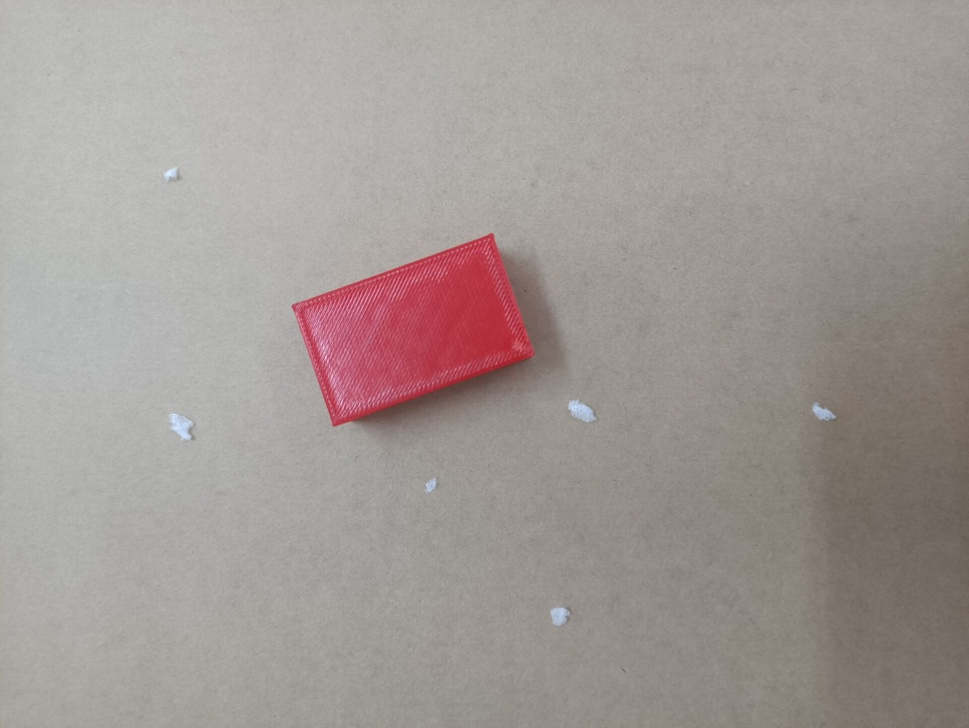
#> input picture image/zy.jpg, 969 x 728 px, shrunk from 1920 x 1442 before the run, found by its file name
$ python rectangle.py
#> lines starting #> are read from the running program, lines starting #| are printed output that depends on the picture; after the words box and inside, x2 and y2 are one past the last pixel; in counts of white or black regions, pixels touching at a corner belong together
from cv2 import cv2 as cv
from matplotlib import pyplot as plt
import numpy as np

# 显示图像函数
def cv_show(name, img):
    cv.imshow(name, img)
    k = cv.waitKey(0)
    if k == 27:
        cv.destroyAllWindows()

img = cv.imread('image/zy.jpg')
#> img is the input picture: shape (728, 969, 3); mean B, G, R 150, 153.5, 161.7
hsv = cv.cvtColor(img, cv.COLOR_BGR2HSV)  # 将bgr模式转换成hsv模式
#> hsv: shape (728, 969, 3); mean H, S, V 25.6, 20.4, 161.9

# 获取红色阈值
lower_red = np.array([160, 100, 100])
upper_red = np.array([179, 255, 255])

# 获取掩模
mask = cv.inRange(hsv, lower_red, upper_red)
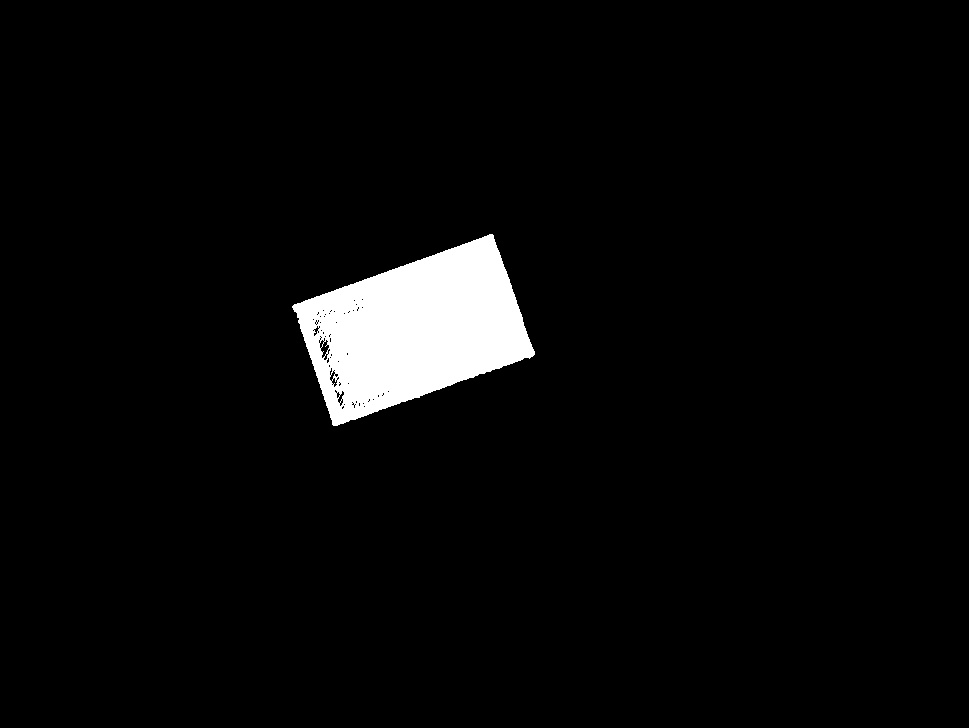
#> mask: shape (728, 969); 3.8% white; 1 white region, box (x1, y1, x2, y2) and area: (292, 234, 535, 426) 27116
# 与操作获得结果
res = cv.bitwise_and(img, img, mask=mask)
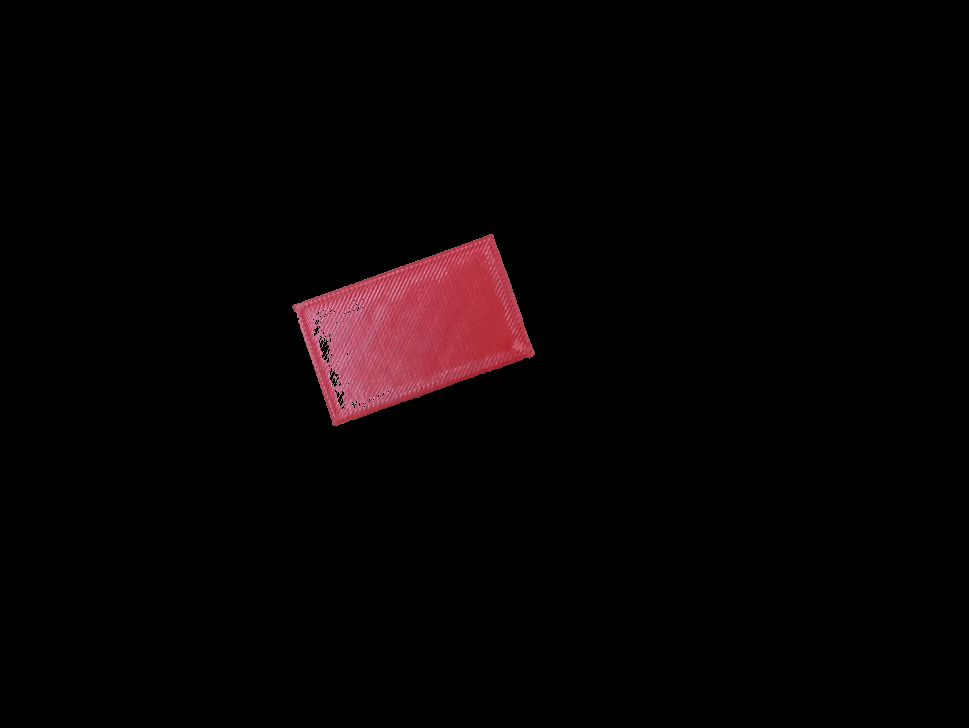
#> res: shape (728, 969, 3); mean B, G, R 3.5, 2.7, 7.1
# 转换成灰度图
gray_img = cv.cvtColor(res, cv.COLOR_BGR2GRAY)
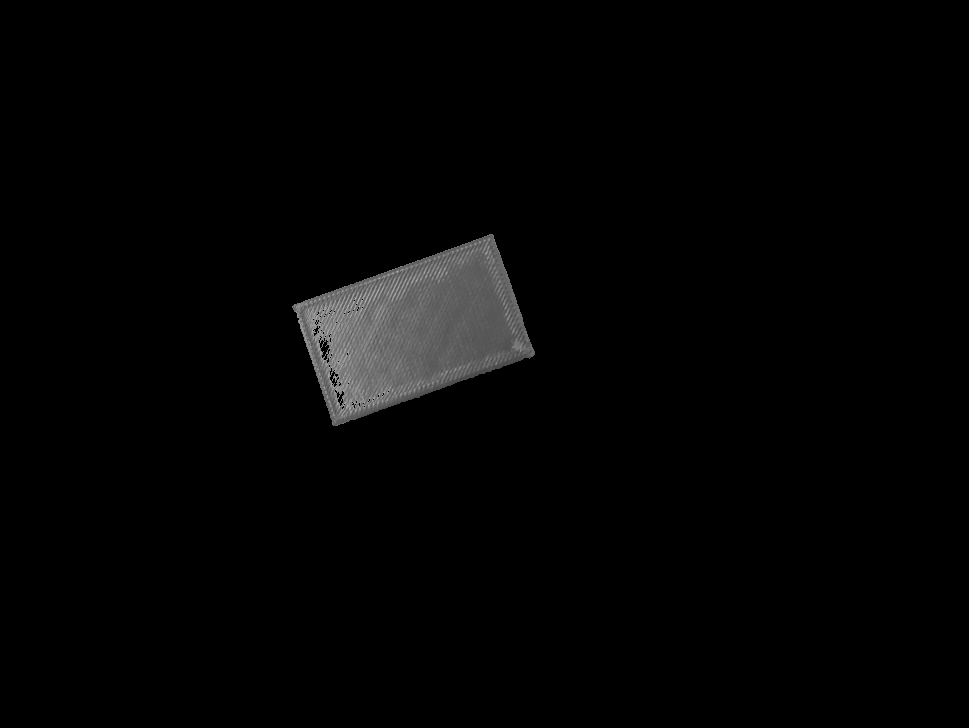
#> gray_img: shape (728, 969); min 0, max 184, mean 4.1
# 因res图像除了长方形外其余皆为黑色，所以阈值可以设成较低值
ret, thresh = cv.threshold(gray_img, 10, 255, cv.THRESH_BINARY)

# 进行旋转操作
rows, cols = thresh.shape[:2]
#> rows = 728; cols = 969
# 负号顺时针旋转，获得变换矩阵
M = cv.getRotationMatrix2D((cols / 2, rows / 2), -19.5, 1)
dst = cv.warpAffine(thresh, M, (cols, rows))


cv_show('res', res)  # 只留下长方形
#> (key Esc is pressed here)
cv_show('thresh', thresh)  # 二值化后的图像
#> (key Enter is pressed here)
cv_show('dst', dst)  # 旋转后图像
